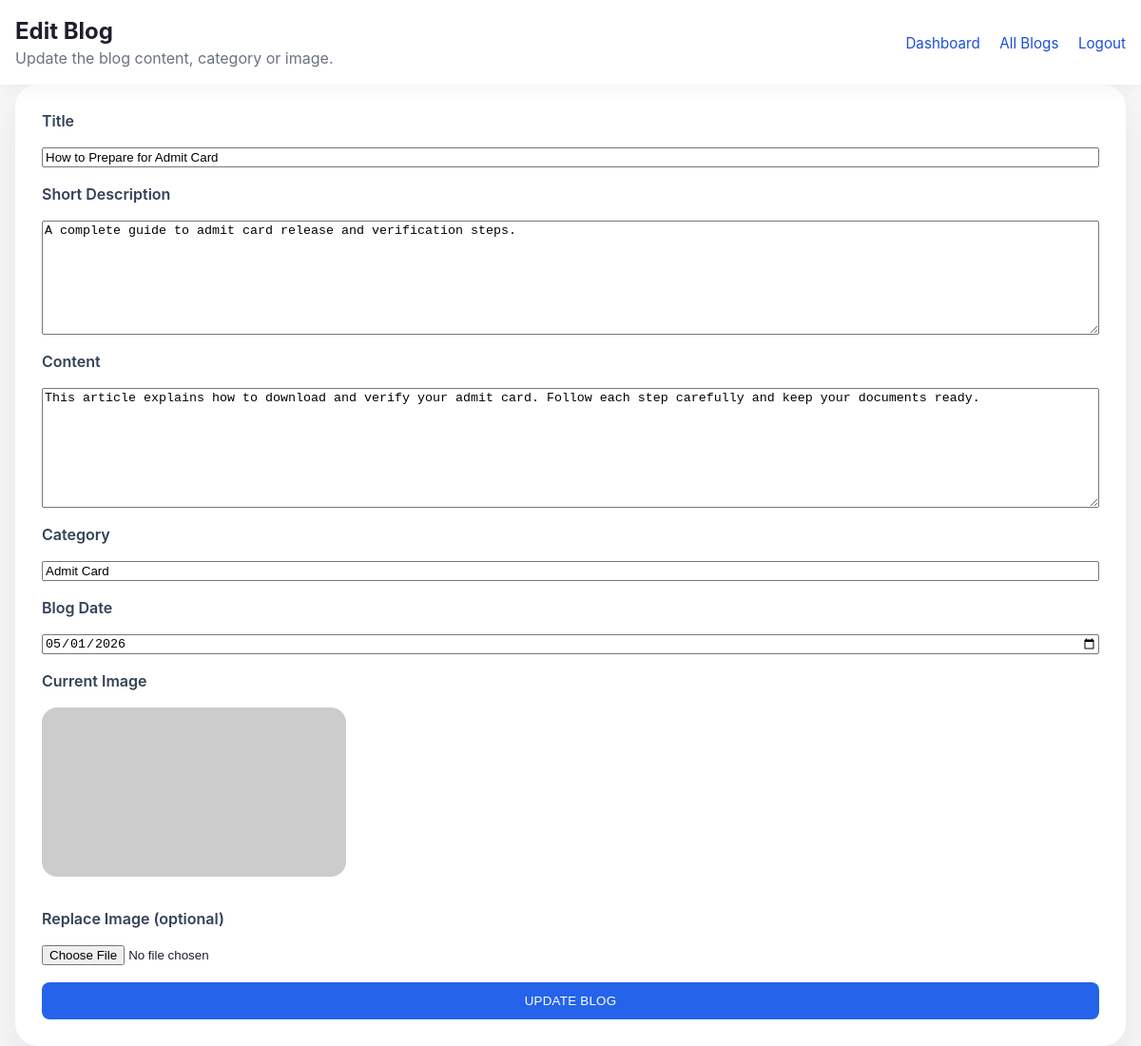
Screenshot of /admin/edit.php?id=1 (signed in) with the database file from the repository.
### tables this page shows
CREATE TABLE IF NOT EXISTS blogs (
  id INT AUTO_INCREMENT PRIMARY KEY,
  title VARCHAR(255) NOT NULL,
  short_description TEXT NOT NULL,
  content TEXT NOT NULL,
  category VARCHAR(100) NOT NULL,
  image VARCHAR(255) DEFAULT NULL,
  date DATE NOT NULL,
  created_at TIMESTAMP DEFAULT CURRENT_TIMESTAMP,
  updated_at TIMESTAMP DEFAULT CURRENT_TIMESTAMP ON UPDATE CURRENT_TIMESTAMP
);

### admin/edit.php (the view, shortened to what this page needs)
<?php
require_once __DIR__ . '/../includes/db.php';
$id = intval($_GET['id'] ?? 0);
$stmt = $conn->prepare('SELECT * FROM blogs WHERE id = ? LIMIT 1');
$stmt->bind_param('i', $id);
$stmt->execute();
$blog = $stmt->get_result()->fetch_assoc();
?>
<!DOCTYPE html>
<html lang="en">
<head>
    <link rel="stylesheet" href="../assets/css/style.css">
</head>
<body>
    <header class="site-header">
        <div class="container header-inner">
            <div>
                <h1>Edit Blog</h1>
                <p>Update the blog content, category or image.</p>
            </div>
            <nav>
                <a href="dashboard.php">Dashboard</a>
                <a href="blogs.php">All Blogs</a>
                <a href="logout.php">Logout</a>
            </nav>
        </div>
    </header>
    <main class="container blog-detail">
        <article>
            <form action="" method="post" enctype="multipart/form-data" class="admin-form">
                <label>Title</label>
                <input type="text" name="title" required value="<?php echo htmlspecialchars($blog['title']); ?>">
                <label>Short Description</label>
                <textarea name="short_description" required rows="3"><?php echo htmlspecialchars($blog['short_description']); ?></textarea>
                <label>Content</label>
                <textarea name="content" required rows="8"><?php echo htmlspecialchars($blog['content']); ?></textarea>
                <label>Category</label>
                <input type="text" name="category" required value="<?php echo htmlspecialchars($blog['category']); ?>">
                <label>Blog Date</label>
                <input type="date" name="date" value="<?php echo htmlspecialchars($blog['date']); ?>" required>
                <label>Current Image</label>
                <?php if ($blog['image']): ?>
                    <img style="max-width:320px;border-radius:16px;margin-bottom:16px;" src="../<?php echo htmlspecialchars($blog['image']); ?>" alt="Current image">
                <?php else: ?>
                    <div class="no-results" style="background:#eff6ff;color:#0369a1;">No image uploaded yet.</div>
                <?php endif; ?>
                <label>Replace Image (optional)</label>
                <input type="file" name="image" accept="image/*">
                <button type="submit" class="button">Update Blog</button>
            </form>
        </article>
    </main>
</body>
</html>

### assets/css/style.css (style rules this page uses)
* { box-sizing: border-box; }
body { margin: 0; font-family: Inter, system-ui, -apple-system, BlinkMacSystemFont, 'Segoe UI', sans-serif; background: #f7f7f8; color: #1e1e2d; }
a { color: #1d4ed8; text-decoration: none; }
img { max-width: 100%; display: block; }
.container { width: min(1200px, calc(100% - 32px)); margin: 0 auto; }
button, .button { cursor: pointer; border: none; background: #2563eb; color: #fff; padding: 12px 20px; border-radius: 8px; text-transform: uppercase; letter-spacing: .02em; display: inline-flex; align-items: center; justify-content: center; transition: background .2s ease; }
.site-header { background: #fff; box-shadow: 0 2px 20px rgba(20, 20, 50, .05); position: sticky; top: 0; z-index: 10; }
.header-inner { display: flex; align-items: center; justify-content: space-between; gap: 1rem; padding: 18px 0; }
.site-header h1 { margin: 0; font-size: 1.5rem; }
.site-header p { margin: 4px 0 0; color: #6b7280; }
.site-header nav a { margin-left: 16px; font-size: .95rem; }
.admin-form { display: grid; gap: 18px; }
.admin-form label { font-weight: 600; color: #334155; }
.admin-form textarea { min-height: 120px; resize: vertical; }
.blog-detail article { background: #fff; padding: 28px; border-radius: 24px; box-shadow: 0 18px 40px rgba(15, 23, 42, .08); }

### rows the page displays
blogs: title "How to Prepare for Admit Card", short_description "A complete guide to admit card release and verification steps.", content "This article explains how to download and verify your admit card. Follow each step carefully and keep your documents ready.", category "Admit Card", date "05/01/2026"
